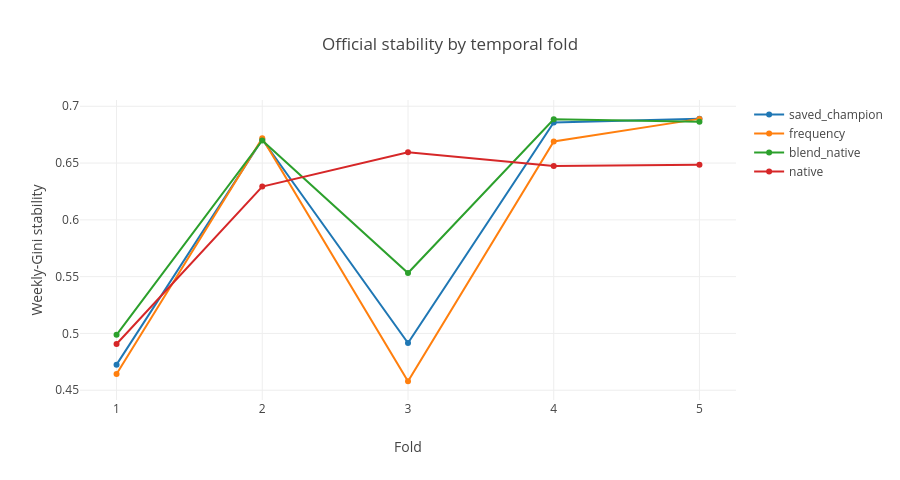

Notebook cell for this chart:
### Markdown cell above
## Fold stability

`blend_native` looked promising on the first three folds, which justified confirmation. The later windows are shown rather than hidden inside a mean.

### Code cell
fig = go.Figure()
for name in ["saved_champion", "frequency", "blend_native", "native"]:
    p = focus[focus.model == name].sort_values("fold")
    if not p.empty:
        fig.add_trace(
            go.Scatter(
                x=p.fold,
                y=p.stability,
                mode="lines+markers",
                name=name,
            )
        )
fig.update_layout(
    title="Official stability by temporal fold",
    xaxis_title="Fold",
    yaxis_title="Weekly-Gini stability",
    height=480,
    width=900,
)
fig.update_xaxes(dtick=1)
fig.show()

### Figure 1 — Plotly figure (JSON) as saved in the notebook; plotly's stock layout.template omitted (floating-point values rounded to 4 significant figures)
{"data": [{"mode": "lines+markers", "name": "saved_champion", "type": "scatter", "x": [1, 2, 3, 4, 5], "y": [0.4725, 0.6707, 0.4916, 0.6857, 0.689]}, {"mode": "lines+markers", "name": "frequency", "type": "scatter", "x": [1, 2, 3, 4, 5], "y": [0.4643, 0.6718, 0.4579, 0.669, 0.6889]}, {"mode": "lines+markers", "name": "blend_native", "type": "scatter", "x": [1, 2, 3, 4, 5], "y": [0.4988, 0.6698, 0.5532, 0.6885, 0.6863]}, {"mode": "lines+markers", "name": "native", "type": "scatter", "x": [1, 2, 3, 4, 5], "y": [0.4907, 0.6293, 0.6595, 0.6475, 0.6485]}], "layout": {"height": 480, "title": {"text": "Official stability by temporal fold"}, "width": 900, "xaxis": {"dtick": 1, "title": {"text": "Fold"}}, "yaxis": {"title": {"text": "Weekly-Gini stability"}}}}
